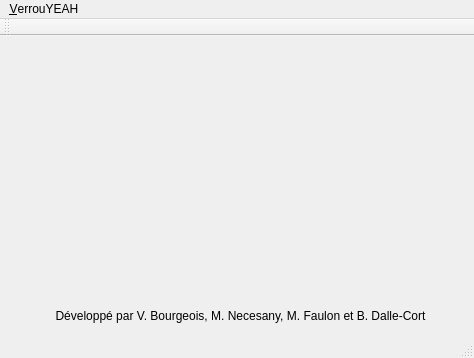
<?xml version="1.0" encoding="UTF-8"?>
<ui version="4.0">
 <class>MainWindow</class>
 <widget class="QMainWindow" name="MainWindow">
  <property name="geometry">
   <rect>
    <x>0</x>
    <y>0</y>
    <width>474</width>
    <height>358</height>
   </rect>
  </property>
  <property name="windowTitle">
   <string>MainWindow</string>
  </property>
  <property name="documentMode">
   <bool>true</bool>
  </property>
  <property name="tabShape">
   <enum>QTabWidget::Rounded</enum>
  </property>
  <widget class="QWidget" name="centralWidget">
   <widget class="QLabel" name="label">
    <property name="geometry">
     <rect>
      <x>60</x>
      <y>20</y>
      <width>371</width>
      <height>231</height>
     </rect>
    </property>
    <property name="midLineWidth">
     <number>-1</number>
    </property>
    <property name="text">
     <string/>
    </property>
    <property name="pixmap">
     <pixmap>../../../graphismes/logo_temporaire.png</pixmap>
    </property>
   </widget>
   <widget class="QLabel" name="label_2">
    <property name="geometry">
     <rect>
      <x>-40</x>
      <y>270</y>
      <width>561</width>
      <height>20</height>
     </rect>
    </property>
    <property name="minimumSize">
     <size>
      <width>561</width>
      <height>0</height>
     </size>
    </property>
    <property name="maximumSize">
     <size>
      <width>671</width>
      <height>20</height>
     </size>
    </property>
    <property name="styleSheet">
     <string notr="true">font: 25 italic 8pt &quot;Ubuntu&quot;;
</string>
    </property>
    <property name="locale">
     <locale language="French" country="France"/>
    </property>
    <property name="text">
     <string>Développé par V. Bourgeois, M. Necesany, M. Faulon et B. Dalle-Cort</string>
    </property>
    <property name="alignment">
     <set>Qt::AlignCenter</set>
    </property>
   </widget>
  </widget>
  <widget class="QMenuBar" name="menuBar">
   <property name="geometry">
    <rect>
     <x>0</x>
     <y>0</y>
     <width>474</width>
     <height>27</height>
    </rect>
   </property>
   <widget class="QMenu" name="menuVerrouYEAH">
    <property name="title">
     <string>&amp;VerrouYEAH</string>
    </property>
    <addaction name="actionQuitter"/>
   </widget>
   <addaction name="menuVerrouYEAH"/>
  </widget>
  <widget class="QToolBar" name="mainToolBar">
   <attribute name="toolBarArea">
    <enum>TopToolBarArea</enum>
   </attribute>
   <attribute name="toolBarBreak">
    <bool>false</bool>
   </attribute>
  </widget>
  <widget class="QStatusBar" name="statusBar"/>
  <action name="actionQuitter">
   <property name="text">
    <string>Quitter</string>
   </property>
  </action>
 </widget>
 <layoutdefault spacing="6" margin="11"/>
 <resources/>
 <connections/>
</ui>
